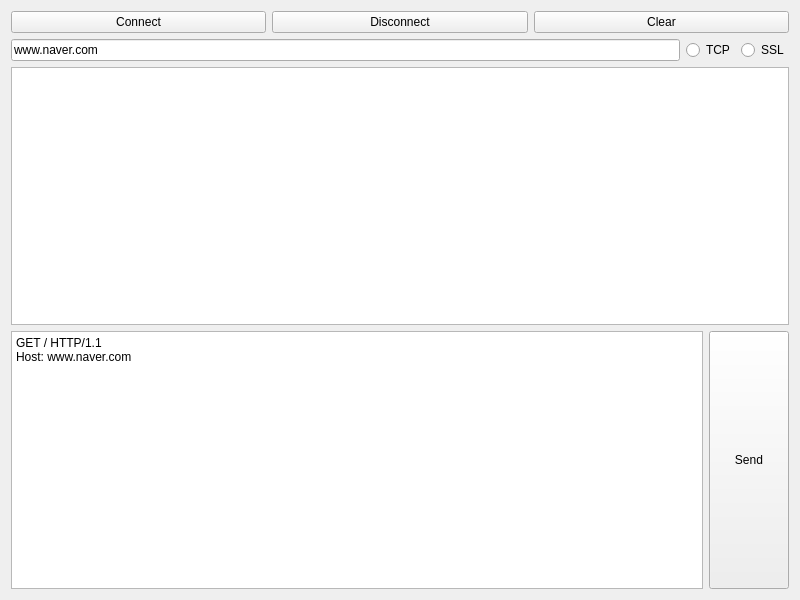
<?xml version="1.0" encoding="UTF-8"?>
<ui version="4.0">
 <class>Widget</class>
 <widget class="QWidget" name="Widget">
  <property name="geometry">
   <rect>
    <x>0</x>
    <y>0</y>
    <width>800</width>
    <height>600</height>
   </rect>
  </property>
  <property name="windowTitle">
   <string>WebClient</string>
  </property>
  <layout class="QGridLayout" name="gridLayout">
   <item row="0" column="0">
    <layout class="QVBoxLayout" name="verticalLayout">
     <item>
      <layout class="QHBoxLayout" name="horizontalLayout">
       <item>
        <widget class="QPushButton" name="pbConnect">
         <property name="text">
          <string>Connect</string>
         </property>
        </widget>
       </item>
       <item>
        <widget class="QPushButton" name="pbDisconnect">
         <property name="text">
          <string>Disconnect</string>
         </property>
        </widget>
       </item>
       <item>
        <widget class="QPushButton" name="pbClear">
         <property name="text">
          <string>Clear</string>
         </property>
        </widget>
       </item>
      </layout>
     </item>
     <item>
      <layout class="QHBoxLayout" name="horizontalLayout_4">
       <item>
        <widget class="QLineEdit" name="leHost">
         <property name="sizePolicy">
          <sizepolicy hsizetype="Expanding" vsizetype="Fixed">
           <horstretch>0</horstretch>
           <verstretch>0</verstretch>
          </sizepolicy>
         </property>
         <property name="text">
          <string>www.naver.com</string>
         </property>
        </widget>
       </item>
       <item>
        <layout class="QHBoxLayout" name="horizontalLayout_2">
         <item>
          <widget class="QRadioButton" name="rbTcp">
           <property name="text">
            <string>TCP</string>
           </property>
          </widget>
         </item>
         <item>
          <widget class="QRadioButton" name="rbSsl">
           <property name="text">
            <string>SSL</string>
           </property>
          </widget>
         </item>
        </layout>
       </item>
      </layout>
     </item>
     <item>
      <widget class="QPlainTextEdit" name="pteMessage"/>
     </item>
     <item>
      <layout class="QHBoxLayout" name="horizontalLayout_3">
       <item>
        <widget class="QPlainTextEdit" name="pteSend">
         <property name="plainText">
          <string>GET / HTTP/1.1
Host: www.naver.com


</string>
         </property>
        </widget>
       </item>
       <item>
        <widget class="QPushButton" name="pbSend">
         <property name="sizePolicy">
          <sizepolicy hsizetype="Minimum" vsizetype="Expanding">
           <horstretch>0</horstretch>
           <verstretch>0</verstretch>
          </sizepolicy>
         </property>
         <property name="text">
          <string>Send</string>
         </property>
        </widget>
       </item>
      </layout>
     </item>
    </layout>
   </item>
  </layout>
 </widget>
 <resources/>
 <connections/>
</ui>
